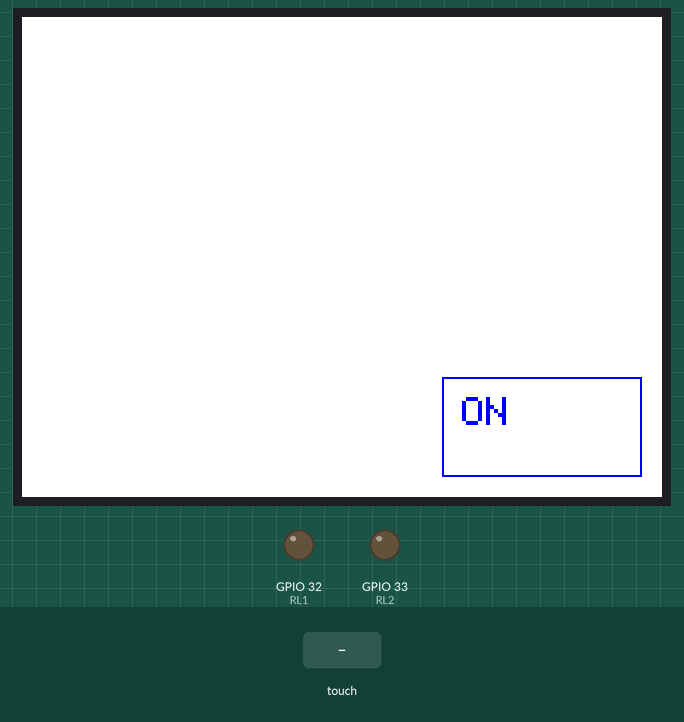
The program below on a simulated ESP32. On the bench: 320×240 colour display, output pins drawn as LEDs (lit = HIGH). The inputs (shaded band) are chosen by the test bench. Pins used as bus, display or sensor lines are not drawn; what the program prints to the serial monitor is not drawn.

Above: at 1.4 s.
1.5 s: touch panel pressed at 13 % / 10 % of its raw x / y range
At 2.7 s:
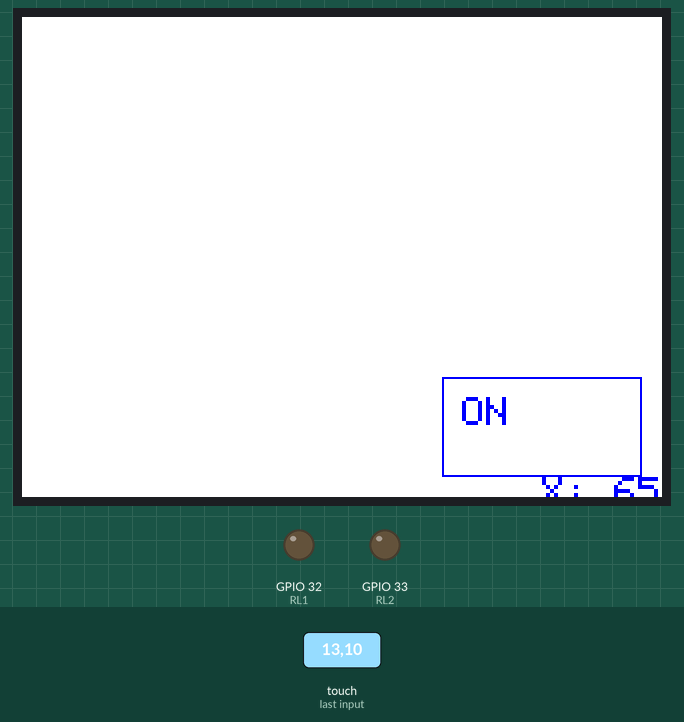
3.0 s: touch panel pressed at 38 % / 10 % of its raw x / y range
Timing chart, 0 to 6.0 s (numbered marks = the images above; inputs shaded):
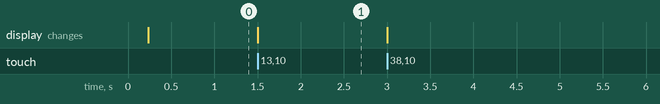

Measured:
- after the input at 1.5 s, the display: changes at once (image 1)

The program:

main.cpp
```cpp
#include "Arduino.h"
#include "init.h"
int parseForNumber(int x, int y);

bool PAD_DOWN = false;
typedef struct
{
  int Touch_X;
  int Touch_Y;
} Touch_t;
Touch_t Position;
bool tt;

void setup()
{
  Serial.begin(115200);
  init_Relay();
  init_Screen();
  menu1();
  init_Touch();
  // init_Sensor();
  Serial.println("Touch screen ready.");
}
void loop()
{
  if (touch.tirqTouched())
  {
    if (touch.touched())
    {
      rawLocation = touch.getPoint();
      Position.Touch_X = rawLocation.x;
      Position.Touch_Y = rawLocation.y;
      tft.setCursor(250 + 10, 220 + 10);
      tft.setTextColor(ILI9341_BLUE);
      tft.print("X: ");
      tft.print(Position.Touch_X);
      tft.print("-- Y: ");
      tft.print(Position.Touch_Y);
      PAD_DOWN = true;
    }
  }
  if (PAD_DOWN == true)
  {
    int num = parseForNumber(Position.Touch_X, Position.Touch_Y);
    PAD_DOWN = false;
    delay(100);
  }
}
int parseForNumber(int x, int y)
{
  int mx = x / 50;
  int my = y / 50;
  Serial.print(mx);
  Serial.print("--- Y : ");
  Serial.print(my);
  Serial.println();
  if ((mx < 40 && mx > 20))
  {
    if ((my < 80 && my > 60))
    {
      if (tt == 0)
      {
        tt = 1;
      }
      else
      {
        tt = 0;
      }
    }
  }
  int number = 0;
  return number;
}
```

init.h
```cpp
#ifndef _INIT_H
#define _INIT_H

#include "SPI.h"
#include "Adafruit_GFX.h"
#include "Adafruit_ILI9341.h"
#include <XPT2046_Touchscreen.h> /* https://github.com/PaulStoffregen/XPT2046_Touchscreen */

#define TFT_DC 2
#define _sclk 18
#define _mosi 23 /* 10K pull-up */
#define _miso 19
#define TFT_CS 15 /* 10K pull-up */
#define TFT_RST 4

#define TFT_BACKLIGHT_PIN 2 /* -via transistor- */
#define TOUCH_CS_PIN 5      /* 10K pull-up */
#define TOUCH_IRQ 27

#define RL1 32
#define RL2 33

const uint8_t TFT_ORIENTATION = 0;

static Adafruit_ILI9341 tft = Adafruit_ILI9341(TFT_CS, TFT_DC, TFT_RST);

static XPT2046_Touchscreen touch(TOUCH_CS_PIN, TOUCH_IRQ);

static TS_Point rawLocation;

void init_Screen();
void init_Touch();
void init_Relay();
// void init_Sensor();
void menu1();

#endif
```

init.cpp
```cpp
#include "init.h"
extern Adafruit_ILI9341 tft;
extern XPT2046_Touchscreen touch;
extern TS_Point rawLocation;

void init_Screen()
{
    tft.begin(60000000);
    delay(10);
    tft.setRotation(3);
    tft.fillScreen(ILI9341_WHITE);
    // tft.setTextColor(ILI9341_GREEN, ILI9341_BLACK);
    pinMode(TFT_BACKLIGHT_PIN, OUTPUT);
    digitalWrite(TFT_BACKLIGHT_PIN, HIGH);
}
void init_Touch()
{
    SPI.begin(_sclk, _miso, _mosi);
    SPI.setClockDivider(1);
    SPI.beginTransaction(SPISettings(60000000, MSBFIRST, SPI_MODE0));
    SPI.endTransaction();
    touch.begin();
}
void init_Relay()
{
    pinMode(RL1, OUTPUT);
    pinMode(RL2, OUTPUT);
    digitalWrite(RL1, LOW);
    digitalWrite(RL2, LOW);
}

void menu1()
{
    tft.drawRect(210, 180, 100, 50, ILI9341_BLUE);
    tft.setTextSize(2);
    tft.setCursor(210 + 10, 180 + 10);
    tft.setTextColor(ILI9341_BLUE);
    tft.println("ON");
    Serial.print(" den day roi");
}
```

menu.cpp
```cpp
#include "init.h"
extern Adafruit_ILI9341 tft;
extern XPT2046_Touchscreen touch;
extern TS_Point rawLocation;
```
